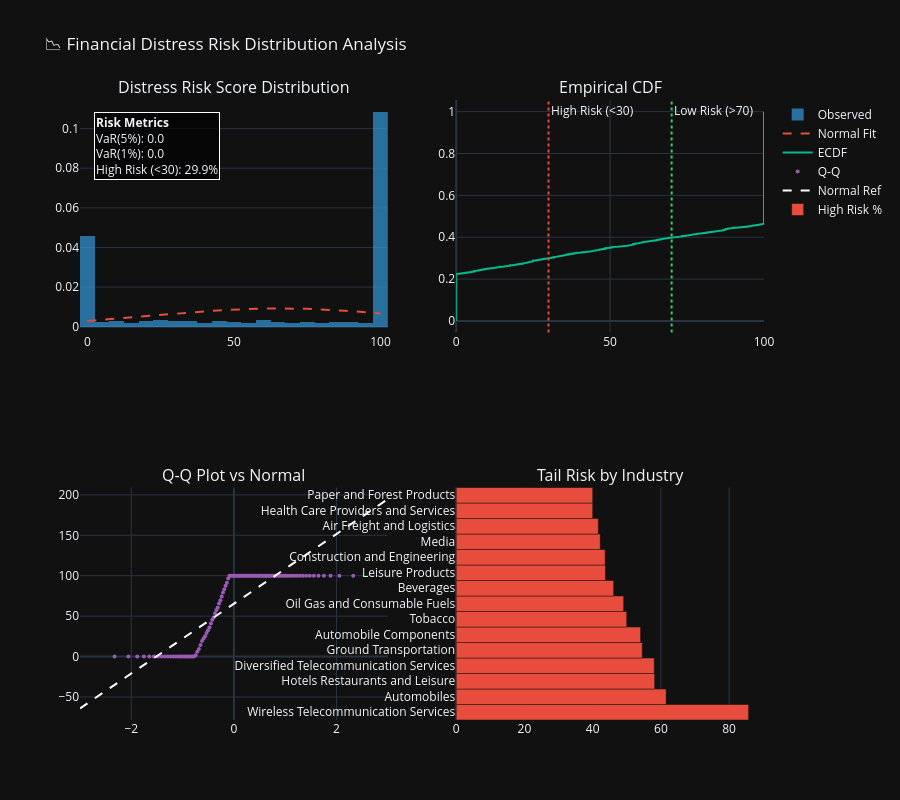

The cell this chart's notebook holds for it:
### Markdown cell above
### 3.4 Quality & Risk
Assessing quality scores and distress risk using Bayesian analysis and tail risk metrics.

### Code cell
quality_results = bayesian_category_analysis(df, 'Quality & Risk', FEATURE_CATEGORIES['Quality & Risk'])
quality_distributions = fit_distributions_by_category(df, 'Quality & Risk', FEATURE_CATEGORIES['Quality & Risk'])
analyze_distress_distribution(df).show()
df_ruin = fast_ruin_probability(df)

### Figure 1 — Plotly figure (JSON) as saved in the notebook; plotly's stock layout.template omitted (floating-point values rounded to 4 significant figures; data arrays with more than 128 entries replaced by an {"elided": "..."} marker saying what was removed)
{"data": [{"histnorm": "probability density", "marker": {"color": "#3498db"}, "name": "Observed", "nbinsx": 50, "opacity": 0.7, "x": {"elided": "1901 float values"}, "type": "histogram", "xaxis": "x", "yaxis": "y"}, {"line": {"color": "#e74c3c", "dash": "dash"}, "mode": "lines", "name": "Normal Fit", "x": [0.0, 1.01, 2.02, 3.03, 4.04, 5.051, 6.061, 7.071, 8.081, 9.091, 10.1, 11.11, 12.12, 13.13, 14.14, 15.15, 16.16, 17.17, 18.18, 19.19, 20.2, 21.21, 22.22, 23.23, 24.24, 25.25, 26.26, 27.27, 28.28, 29.29, 30.3, 31.31, 32.32, 33.33, 34.34, 35.35, 36.36, 37.37, 38.38, 39.39, 40.4, 41.41, 42.42, 43.43, 44.44, 45.45, 46.46, 47.47, 48.48, 49.49, 50.51, 51.52, 52.53, 53.54, 54.55, 55.56, 56.57, 57.58, 58.59, 59.6, 60.61, 61.62, 62.63, 63.64, 64.65, 65.66, 66.67, 67.68, 68.69, 69.7, 70.71, 71.72, 72.73, 73.74, 74.75, 75.76, 76.77, 77.78, 78.79, 79.8, 80.81, 81.82, 82.83, 83.84, 84.85, 85.86, 86.87, 87.88, 88.89, 89.9, 90.91, 91.92, 92.93, 93.94, 94.95, 95.96, 96.97, 97.98, 98.99, 100.0], "y": [0.002937, 0.003043, 0.00315, 0.003259, 0.00337, 0.003483, 0.003598, 0.003715, 0.003833, 0.003953, 0.004074, 0.004197, 0.004321, 0.004447, 0.004573, 0.004701, 0.00483, 0.004959, 0.005089, 0.005219, 0.00535, 0.005481, 0.005613, 0.005744, 0.005875, 0.006006, 0.006136, 0.006266, 0.006395, 0.006523, 0.006651, 0.006776, 0.006901, 0.007024, 0.007145, 0.007264, 0.007381, 0.007496, 0.007609, 0.007719, 0.007826, 0.00793, 0.008032, 0.00813, 0.008225, 0.008317, 0.008404, 0.008489, 0.008569, 0.008645, 0.008718, 0.008786, 0.008849, 0.008909, 0.008963, 0.009014, 0.009059, 0.0091, 0.009136, 0.009167, 0.009193, 0.009214, 0.00923, 0.009241, 0.009247, 0.009248, 0.009244, 0.009235, 0.00922, 0.009201, 0.009177, 0.009148, 0.009113, 0.009074, 0.009031, 0.008982, 0.008929, 0.008871, 0.008809, 0.008743, 0.008672, 0.008597, 0.008518, 0.008435, 0.008349, 0.008258, 0.008165, 0.008068, 0.007967, 0.007864, 0.007758, 0.007649, 0.007537, 0.007423, 0.007306, 0.007188, 0.007067, 0.006945, 0.006821, 0.006696], "type": "scatter", "xaxis": "x", "yaxis": "y"}, {"line": {"color": "#00bc8c"}, "mode": "lines", "name": "ECDF", "x": {"elided": "1901 float values"}, "y": {"elided": "1901 float values"}, "type": "scatter", "xaxis": "x2", "yaxis": "y2"}, {"marker": {"color": "#9b59b6", "size": 4}, "mode": "markers", "name": "Q-Q", "x": [-2.326, -2.056, -1.884, -1.754, -1.649, -1.559, -1.48, -1.41, -1.346, -1.287, -1.232, -1.181, -1.132, -1.086, -1.043, -1.001, -0.9606, -0.9219, -0.8846, -0.8485, -0.8135, -0.7794, -0.7462, -0.7138, -0.6821, -0.6512, -0.6208, -0.591, -0.5617, -0.5328, -0.5045, -0.4765, -0.4489, -0.4216, -0.3946, -0.3679, -0.3415, -0.3153, -0.2893, -0.2636, -0.238, -0.2125, -0.1872, -0.162, -0.1369, -0.1119, -0.08696, -0.06207, -0.03723, -0.01241, 0.01241, 0.03723, 0.06207, 0.08696, 0.1119, 0.1369, 0.162, 0.1872, 0.2125, 0.238, 0.2636, 0.2893, 0.3153, 0.3415, 0.3679, 0.3946, 0.4216, 0.4489, 0.4765, 0.5045, 0.5328, 0.5617, 0.591, 0.6208, 0.6512, 0.6821, 0.7138, 0.7462, 0.7794, 0.8135, 0.8485, 0.8846, 0.9219, 0.9606, 1.001, 1.043, 1.086, 1.132, 1.181, 1.232, 1.287, 1.346, 1.41, 1.48, 1.559, 1.649, 1.754, 1.884, 2.056, 2.326], "y": [0.0, 0.0, 0.0, 0.0, 0.0, 0.0, 0.0, 0.0, 0.0, 0.0, 0.0, 0.0, 0.0, 0.0, 0.0, 0.0, 0.0, 0.0, 0.0, 0.0, 0.0, 0.0, 1.667, 5.833, 9.495, 14.17, 19.17, 22.5, 25.0, 29.17, 32.7, 35.88, 40.83, 45.56, 48.33, 53.57, 57.5, 60.83, 65.59, 69.6, 74.17, 79.17, 83.33, 87.5, 91.3, 96.67, 100.0, 100.0, 100.0, 100.0, 100.0, 100.0, 100.0, 100.0, 100.0, 100.0, 100.0, 100.0, 100.0, 100.0, 100.0, 100.0, 100.0, 100.0, 100.0, 100.0, 100.0, 100.0, 100.0, 100.0, 100.0, 100.0, 100.0, 100.0, 100.0, 100.0, 100.0, 100.0, 100.0, 100.0, 100.0, 100.0, 100.0, 100.0, 100.0, 100.0, 100.0, 100.0, 100.0, 100.0, 100.0, 100.0, 100.0, 100.0, 100.0, 100.0, 100.0, 100.0, 100.0, 100.0], "type": "scatter", "xaxis": "x3", "yaxis": "y3"}, {"line": {"color": "white", "dash": "dash"}, "mode": "lines", "name": "Normal Ref", "x": [-3, 3], "y": [-64.08, 194.7], "type": "scatter", "xaxis": "x3", "yaxis": "y3"}, {"marker": {"color": "#e74c3c"}, "name": "High Risk %", "orientation": "h", "x": [85.71, 61.54, 58.18, 58.06, 54.55, 54.05, 50.0, 49.09, 46.15, 43.75, 43.66, 42.22, 41.67, 40.0, 40.0], "y": ["Wireless Telecommunication Services", "Automobiles", "Hotels Restaurants and Leisure", "Diversified Telecommunication Services", "Ground Transportation", "Automobile Components", "Tobacco", "Oil Gas and Consumable Fuels", "Beverages", "Leisure Products", "Construction and Engineering", "Media", "Air Freight and Logistics", "Health Care Providers and Services", "Paper and Forest Products"], "type": "bar", "xaxis": "x4", "yaxis": "y4"}], "layout": {"xaxis": {"anchor": "y", "domain": [0.0, 0.45]}, "yaxis": {"anchor": "x", "domain": [0.625, 1.0]}, "xaxis2": {"anchor": "y2", "domain": [0.55, 1.0]}, "yaxis2": {"anchor": "x2", "domain": [0.625, 1.0]}, "xaxis3": {"anchor": "y3", "domain": [0.0, 0.45]}, "yaxis3": {"anchor": "x3", "domain": [0.0, 0.375]}, "xaxis4": {"anchor": "y4", "domain": [0.55, 1.0]}, "yaxis4": {"anchor": "x4", "domain": [0.0, 0.375]}, "annotations": [{"font": {"size": 16}, "showarrow": false, "text": "Distress Risk Score Distribution", "x": 0.225, "xanchor": "center", "xref": "paper", "y": 1.0, "yanchor": "bottom", "yref": "paper"}, {"font": {"size": 16}, "showarrow": false, "text": "Empirical CDF", "x": 0.775, "xanchor": "center", "xref": "paper", "y": 1.0, "yanchor": "bottom", "yref": "paper"}, {"font": {"size": 16}, "showarrow": false, "text": "Q-Q Plot vs Normal", "x": 0.225, "xanchor": "center", "xref": "paper", "y": 0.375, "yanchor": "bottom", "yref": "paper"}, {"font": {"size": 16}, "showarrow": false, "text": "Tail Risk by Industry", "x": 0.775, "xanchor": "center", "xref": "paper", "y": 0.375, "yanchor": "bottom", "yref": "paper"}, {"showarrow": false, "text": "High Risk (<30)", "x": 30, "xanchor": "left", "xref": "x2", "y": 1, "yanchor": "top", "yref": "y2 domain"}, {"showarrow": false, "text": "Low Risk (>70)", "x": 70, "xanchor": "left", "xref": "x2", "y": 1, "yanchor": "top", "yref": "y2 domain"}, {"align": "left", "bgcolor": "rgba(0,0,0,0.7)", "bordercolor": "white", "borderwidth": 1, "showarrow": false, "text": "<b>Risk Metrics</b><br>VaR(5%): 0.0<br>VaR(1%): 0.0<br>High Risk (<30): 29.9%", "x": 0.02, "xref": "paper", "y": 0.98, "yref": "paper"}], "shapes": [{"line": {"color": "#e74c3c", "dash": "dot"}, "type": "line", "x0": 30, "x1": 30, "xref": "x2", "y0": 0, "y1": 1, "yref": "y2 domain"}, {"line": {"color": "#2ecc71", "dash": "dot"}, "type": "line", "x0": 70, "x1": 70, "xref": "x2", "y0": 0, "y1": 1, "yref": "y2 domain"}], "title": {"text": "📉 Financial Distress Risk Distribution Analysis"}, "height": 800, "showlegend": true}}
